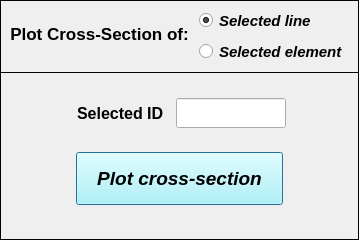
<?xml version="1.0" encoding="UTF-8"?>
<ui version="4.0">
 <class>Dialog</class>
 <widget class="QDialog" name="Dialog">
  <property name="windowModality">
   <enum>Qt::NonModal</enum>
  </property>
  <property name="geometry">
   <rect>
    <x>0</x>
    <y>0</y>
    <width>359</width>
    <height>240</height>
   </rect>
  </property>
  <property name="sizePolicy">
   <sizepolicy hsizetype="Fixed" vsizetype="Fixed">
    <horstretch>0</horstretch>
    <verstretch>0</verstretch>
   </sizepolicy>
  </property>
  <property name="minimumSize">
   <size>
    <width>359</width>
    <height>240</height>
   </size>
  </property>
  <property name="maximumSize">
   <size>
    <width>359</width>
    <height>365</height>
   </size>
  </property>
  <property name="contextMenuPolicy">
   <enum>Qt::DefaultContextMenu</enum>
  </property>
  <property name="windowTitle">
   <string>Plot Cross-Section</string>
  </property>
  <property name="windowIcon">
   <iconset>
    <normaloff>../../../../../../Downloads/load - Copia.png</normaloff>../../../../../../Downloads/load - Copia.png</iconset>
  </property>
  <property name="whatsThis">
   <string/>
  </property>
  <widget class="QWidget" name="widget" native="true">
   <property name="geometry">
    <rect>
     <x>0</x>
     <y>0</y>
     <width>391</width>
     <height>500</height>
    </rect>
   </property>
   <property name="minimumSize">
    <size>
     <width>391</width>
     <height>361</height>
    </size>
   </property>
   <property name="maximumSize">
    <size>
     <width>391</width>
     <height>500</height>
    </size>
   </property>
   <property name="font">
    <font>
     <kerning>true</kerning>
    </font>
   </property>
   <widget class="QFrame" name="frame">
    <property name="geometry">
     <rect>
      <x>0</x>
      <y>0</y>
      <width>359</width>
      <height>73</height>
     </rect>
    </property>
    <property name="frameShape">
     <enum>QFrame::Box</enum>
    </property>
    <property name="frameShadow">
     <enum>QFrame::Plain</enum>
    </property>
    <property name="lineWidth">
     <number>1</number>
    </property>
    <widget class="QLabel" name="label">
     <property name="geometry">
      <rect>
       <x>6</x>
       <y>18</y>
       <width>187</width>
       <height>33</height>
      </rect>
     </property>
     <property name="font">
      <font>
       <family>Arial</family>
       <pointsize>13</pointsize>
       <weight>75</weight>
       <italic>false</italic>
       <bold>true</bold>
      </font>
     </property>
     <property name="text">
      <string>&lt;html&gt;&lt;head/&gt;&lt;body&gt;&lt;p align=&quot;center&quot;&gt;Plot Cross-Section of:&lt;/p&gt;&lt;/body&gt;&lt;/html&gt;</string>
     </property>
     <property name="textFormat">
      <enum>Qt::AutoText</enum>
     </property>
     <property name="alignment">
      <set>Qt::AlignCenter</set>
     </property>
    </widget>
    <widget class="QWidget" name="gridLayoutWidget">
     <property name="geometry">
      <rect>
       <x>192</x>
       <y>4</y>
       <width>163</width>
       <height>65</height>
      </rect>
     </property>
     <layout class="QGridLayout" name="gridLayout">
      <item row="0" column="0">
       <widget class="QRadioButton" name="radioButton_selected_lines">
        <property name="minimumSize">
         <size>
          <width>130</width>
          <height>17</height>
         </size>
        </property>
        <property name="maximumSize">
         <size>
          <width>130</width>
          <height>17</height>
         </size>
        </property>
        <property name="font">
         <font>
          <family>Arial</family>
          <pointsize>11</pointsize>
          <weight>75</weight>
          <italic>true</italic>
          <bold>true</bold>
          <stylestrategy>PreferAntialias</stylestrategy>
         </font>
        </property>
        <property name="focusPolicy">
         <enum>Qt::ClickFocus</enum>
        </property>
        <property name="text">
         <string>Selected line</string>
        </property>
        <property name="checked">
         <bool>true</bool>
        </property>
       </widget>
      </item>
      <item row="1" column="0">
       <widget class="QRadioButton" name="radioButton_selected_elements">
        <property name="minimumSize">
         <size>
          <width>130</width>
          <height>17</height>
         </size>
        </property>
        <property name="maximumSize">
         <size>
          <width>160</width>
          <height>17</height>
         </size>
        </property>
        <property name="font">
         <font>
          <family>Arial</family>
          <pointsize>11</pointsize>
          <weight>75</weight>
          <italic>true</italic>
          <bold>true</bold>
          <stylestrategy>PreferAntialias</stylestrategy>
         </font>
        </property>
        <property name="focusPolicy">
         <enum>Qt::ClickFocus</enum>
        </property>
        <property name="text">
         <string>Selected element</string>
        </property>
        <property name="checked">
         <bool>false</bool>
        </property>
       </widget>
      </item>
     </layout>
    </widget>
   </widget>
   <widget class="QFrame" name="frame_2">
    <property name="geometry">
     <rect>
      <x>0</x>
      <y>72</y>
      <width>359</width>
      <height>168</height>
     </rect>
    </property>
    <property name="frameShape">
     <enum>QFrame::Box</enum>
    </property>
    <property name="frameShadow">
     <enum>QFrame::Plain</enum>
    </property>
    <widget class="QPushButton" name="pushButton_plot_cross_section">
     <property name="geometry">
      <rect>
       <x>76</x>
       <y>80</y>
       <width>207</width>
       <height>53</height>
      </rect>
     </property>
     <property name="font">
      <font>
       <family>Arial</family>
       <pointsize>14</pointsize>
       <weight>75</weight>
       <italic>true</italic>
       <bold>true</bold>
      </font>
     </property>
     <property name="styleSheet">
      <string notr="true">background-color: rgb(170, 255, 255);</string>
     </property>
     <property name="text">
      <string>Plot cross-section</string>
     </property>
    </widget>
    <widget class="QLineEdit" name="lineEdit_selected_ID">
     <property name="geometry">
      <rect>
       <x>176</x>
       <y>26</y>
       <width>110</width>
       <height>30</height>
      </rect>
     </property>
     <property name="minimumSize">
      <size>
       <width>110</width>
       <height>30</height>
      </size>
     </property>
     <property name="maximumSize">
      <size>
       <width>110</width>
       <height>30</height>
      </size>
     </property>
     <property name="font">
      <font>
       <family>Arial</family>
       <pointsize>11</pointsize>
       <weight>75</weight>
       <italic>true</italic>
       <bold>true</bold>
      </font>
     </property>
     <property name="focusPolicy">
      <enum>Qt::ClickFocus</enum>
     </property>
     <property name="alignment">
      <set>Qt::AlignCenter</set>
     </property>
    </widget>
    <widget class="QLineEdit" name="lineEdit_id_labels">
     <property name="enabled">
      <bool>false</bool>
     </property>
     <property name="geometry">
      <rect>
       <x>66</x>
       <y>26</y>
       <width>110</width>
       <height>30</height>
      </rect>
     </property>
     <property name="minimumSize">
      <size>
       <width>110</width>
       <height>30</height>
      </size>
     </property>
     <property name="maximumSize">
      <size>
       <width>110</width>
       <height>30</height>
      </size>
     </property>
     <property name="palette">
      <palette>
       <active>
        <colorrole role="WindowText">
         <brush brushstyle="SolidPattern">
          <color alpha="255">
           <red>0</red>
           <green>0</green>
           <blue>0</blue>
          </color>
         </brush>
        </colorrole>
        <colorrole role="Dark">
         <brush brushstyle="SolidPattern">
          <color alpha="255">
           <red>0</red>
           <green>0</green>
           <blue>0</blue>
          </color>
         </brush>
        </colorrole>
        <colorrole role="Text">
         <brush brushstyle="SolidPattern">
          <color alpha="255">
           <red>0</red>
           <green>0</green>
           <blue>0</blue>
          </color>
         </brush>
        </colorrole>
        <colorrole role="ButtonText">
         <brush brushstyle="SolidPattern">
          <color alpha="255">
           <red>0</red>
           <green>0</green>
           <blue>0</blue>
          </color>
         </brush>
        </colorrole>
       </active>
       <inactive>
        <colorrole role="WindowText">
         <brush brushstyle="SolidPattern">
          <color alpha="255">
           <red>0</red>
           <green>0</green>
           <blue>0</blue>
          </color>
         </brush>
        </colorrole>
        <colorrole role="Dark">
         <brush brushstyle="SolidPattern">
          <color alpha="255">
           <red>0</red>
           <green>0</green>
           <blue>0</blue>
          </color>
         </brush>
        </colorrole>
        <colorrole role="Text">
         <brush brushstyle="SolidPattern">
          <color alpha="255">
           <red>0</red>
           <green>0</green>
           <blue>0</blue>
          </color>
         </brush>
        </colorrole>
        <colorrole role="ButtonText">
         <brush brushstyle="SolidPattern">
          <color alpha="255">
           <red>0</red>
           <green>0</green>
           <blue>0</blue>
          </color>
         </brush>
        </colorrole>
       </inactive>
       <disabled>
        <colorrole role="WindowText">
         <brush brushstyle="SolidPattern">
          <color alpha="255">
           <red>0</red>
           <green>0</green>
           <blue>0</blue>
          </color>
         </brush>
        </colorrole>
        <colorrole role="Dark">
         <brush brushstyle="SolidPattern">
          <color alpha="255">
           <red>0</red>
           <green>0</green>
           <blue>0</blue>
          </color>
         </brush>
        </colorrole>
        <colorrole role="Text">
         <brush brushstyle="SolidPattern">
          <color alpha="255">
           <red>0</red>
           <green>0</green>
           <blue>0</blue>
          </color>
         </brush>
        </colorrole>
        <colorrole role="ButtonText">
         <brush brushstyle="SolidPattern">
          <color alpha="255">
           <red>0</red>
           <green>0</green>
           <blue>0</blue>
          </color>
         </brush>
        </colorrole>
       </disabled>
      </palette>
     </property>
     <property name="font">
      <font>
       <family>Arial</family>
       <pointsize>12</pointsize>
       <weight>75</weight>
       <italic>false</italic>
       <bold>true</bold>
      </font>
     </property>
     <property name="focusPolicy">
      <enum>Qt::ClickFocus</enum>
     </property>
     <property name="autoFillBackground">
      <bool>false</bool>
     </property>
     <property name="text">
      <string>Selected ID</string>
     </property>
     <property name="frame">
      <bool>false</bool>
     </property>
     <property name="alignment">
      <set>Qt::AlignCenter</set>
     </property>
    </widget>
   </widget>
  </widget>
 </widget>
 <resources/>
 <connections/>
</ui>
